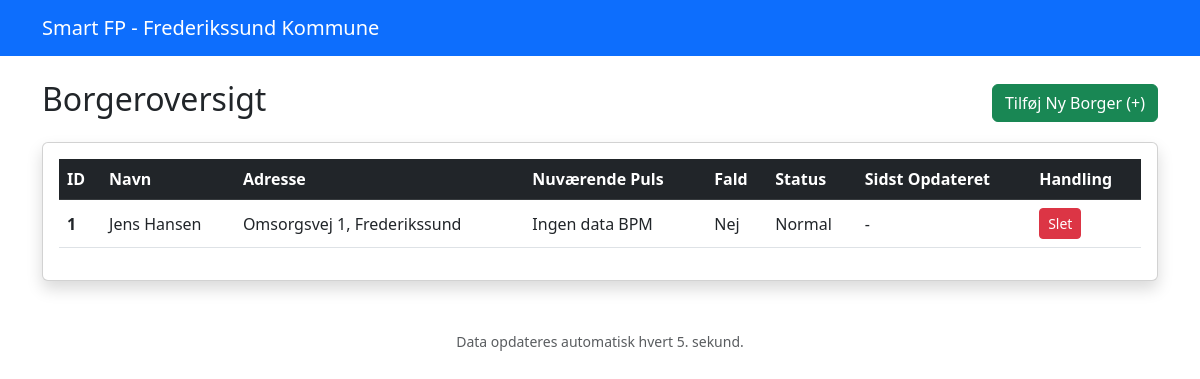
/, run on an earlier commit of the app's database.
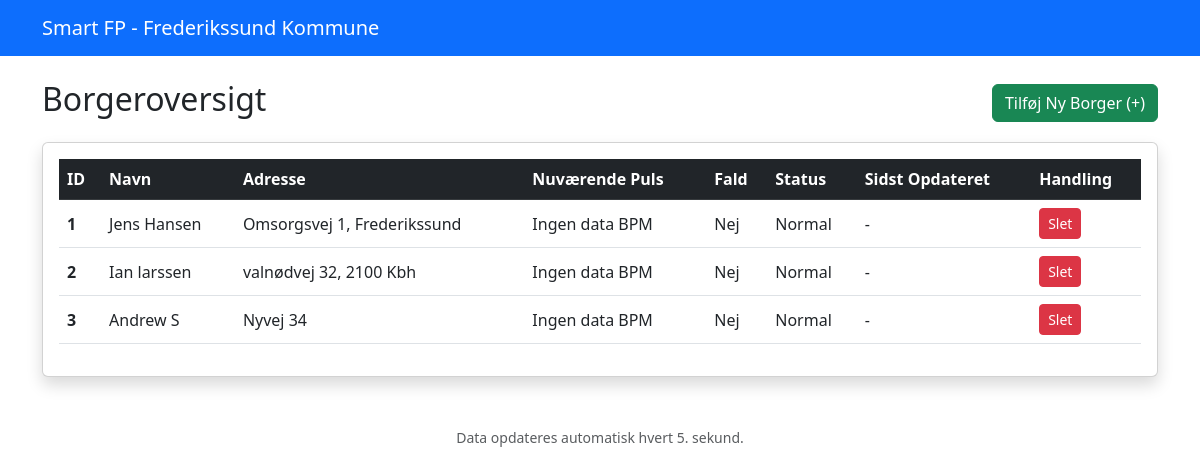
And on a later commit of the database.
### tables this page shows
CREATE TABLE borger (
                id INTEGER PRIMARY KEY AUTOINCREMENT,
                navn TEXT NOT NULL,
                adresse TEXT NOT NULL
            );

### app.py (the view)
@app.route('/')
def index():
    return render_template('dashboard.html', borgere=hent_alle_borgere())

### app.py (called while the page is built, shortened)
def get_db():
    db = getattr(g, '_database', None)
    if db is None:
        db = g._database = sqlite3.connect(DATABASE)
        db.row_factory = sqlite3.Row
    return db

@app.teardown_appcontext
def close_connection(exception):
    db = getattr(g, '_database', None)
    if db is not None:
        db.close()

def hent_alle_borgere():
    db = get_db()
    cursor = db.cursor()
    cursor.execute('SELECT * FROM borger')
    borgere_db = cursor.fetchall()
    data_view = []
    for b in borgere_db:
        cursor.execute('SELECT * FROM maaling WHERE borger_id = ? ORDER BY tidspunkt DESC LIMIT 1', (b['id'],))
        seneste = cursor.fetchone()
        status = "Normal"
        puls_visning = "Ingen data"
        fald_visning = "Nej"
        tid_visning = "-"
        data_view.append({
            "id": b['id'],
            "navn": b['navn'],
            "adresse": b['adresse'],
            "puls": puls_visning,
            "fald": fald_visning,
            "status": status,
            "tid": tid_visning
        })
    return data_view

### templates/dashboard.html (shortened to what this page needs)
<!DOCTYPE html>
<html lang="da">
<head>
    <link href="https://cdn.jsdelivr.net/npm/bootstrap@5.3.0/dist/css/bootstrap.min.css" rel="stylesheet">
</head>
<body>
    <nav class="navbar navbar-dark bg-primary mb-4">
        <div class="container">
            <a class="navbar-brand" href="/">Smart FP - Frederikssund Kommune</a>
        </div>
    </nav>
    <div class="container">
        <div class="d-flex justify-content-between align-items-center mb-3">
            <h2>Borgeroversigt</h2>
            <a href="/opret" class="btn btn-success">Tilføj Ny Borger (+)</a>
        </div>
        <div class="card shadow">
            <div class="card-body">
                <table class="table table-hover align-middle">
                    <thead class="table-dark">
                        <tr>
                            <th>ID</th>
                            <th>Navn</th>
                            <th>Adresse</th>
                            <th>Nuværende Puls</th>
                            <th>Fald</th>
                            <th>Status</th>
                            <th>Sidst Opdateret</th>
                            <th>Handling</th>
                        </tr>
                    </thead>
                    <tbody>
                        {% for borger in borgere %}
                        <tr class="{% if 'KRITISK' in borger.status %}status-kritisk{% elif 'ADVARSEL' in borger.status %}status-advarsel{% endif %}">
                            <td><strong>{{ borger.id }}</strong></td>
                            <td>{{ borger.navn }}</td>
                            <td>{{ borger.adresse }}</td>
                            <td>{{ borger.puls }} BPM</td>
                            <td>{{ borger.fald }}</td>
                            <td>{{ borger.status }}</td>
                            <td>{{ borger.tid }}</td>
                            <td>
                                <form action="/slet/{{ borger.id }}" method="post" onsubmit="return confirm('ADVARSEL: Er du sikker på, at du vil slette {{ borger.navn }}?\n\nDette sletter også al historik og målinger for denne borger!');">
                                    <button type="submit" class="btn btn-danger btn-sm">Slet</button>
                                </form>
                            </td>
                        </tr>
                        {% endfor %}
                    </tbody>
                </table>
            </div>
        </div>
        <footer class="mt-5 text-muted text-center">
            <small>Data opdateres automatisk hvert 5. sekund.</small>
        </footer>
    </div>
</body>
</html>

What changed in the data, as far as the page shows it:
added borger: id "2", navn "Ian larssen", adresse "valnødvej 32, 2100 Kbh", puls "Ingen data", fald "Nej", status "Normal", tid "-"
added borger: id "3", navn "Andrew S", adresse "Nyvej 34", puls "Ingen data", fald "Nej", status "Normal", tid "-"
